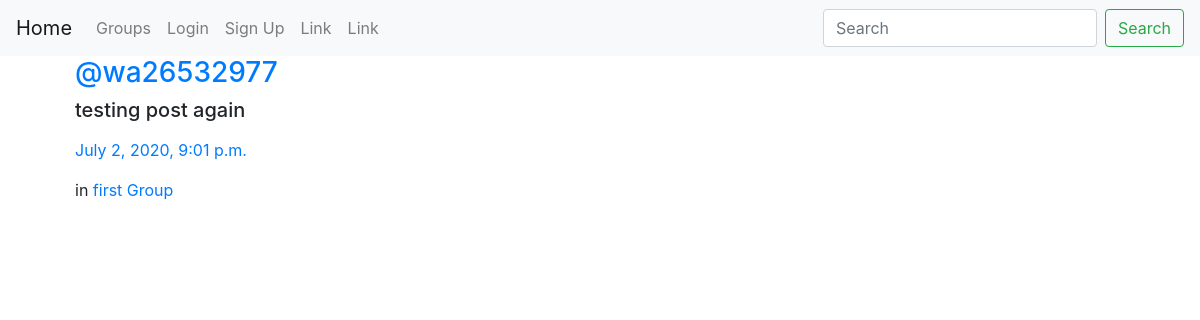
The page /posts/by/wa26532977/5 on the database its author committed.
### posts/models.py (models this page shows, shortened)
class Post(models.Model):
    user = models.ForeignKey(User, related_name="posts", on_delete=models.CASCADE)
    created_at = models.DateTimeField(auto_now=True)
    message = models.TextField()
    message_html = models.TextField(editable=False)
    group = models.ForeignKey(Group, related_name='posts', null=True, blank=True, on_delete=models.CASCADE)
    class Meta:
        ordering = ['-created_at']
        unique_together = ['user', 'message']

### groups/models.py (models this page shows, shortened)
class Group(models.Model):
    name = models.CharField(max_length=255, unique=True)
    slug = models.SlugField(allow_unicode=True, unique=True)
    description = models.TextField(blank=True, default='')
    description_html = models.TextField(editable=False, default='', blank=True)
    members = models.ManyToManyField(User, through="GroupMember")
    class Meta:
        ordering = ['name']

### posts/views.py (the view)
# urls.py: path('by/<username>/<pk>', views.PostDetail.as_view(), name='single'),
class PostDetail(SelectRelatedMixin, generic.DetailView):
    model = models.Post
    select_related = ('user', 'group')
    def get_queryset(self):
        queryset = super().get_queryset()
        return queryset.filter(user__username__iexact=self.kwargs.get('username'))

### posts/templates/posts/post_detail.html
{% extends 'posts/post_base.html' %}
{% block post_content %}
    <div class="col-md-8">
        {% include 'posts/_post.html' %}
    </div>
{% endblock %}

### posts/templates/posts/_post.html (shortened to what this page needs)
<div class="container">
    <h3><a href="{% url 'posts:for_user' username=post.user.username %}">@{{ post.user.username }}</a></h3>
	<div class="media-body">
        <div class="contents">
            <h5>{{ post.message_html|safe }}</h5>
            <p><time class="time"><a href="{% url 'posts:single' username=post.user.username pk=post.pk %}">{{ post.created_at }}</a></time></p>
            {% if post.group %}
            <span class="group-name">in <a href="#">{{ post.group.name }}</a></span>
            {% endif %}
        </div>
	</div>
    <br>
</div>

### rows shown on the page
Post: user.username "wa26532977", message_html "testing post again", created_at "July 2, 2020, 9:01 p.m.", group.name "first Group"
